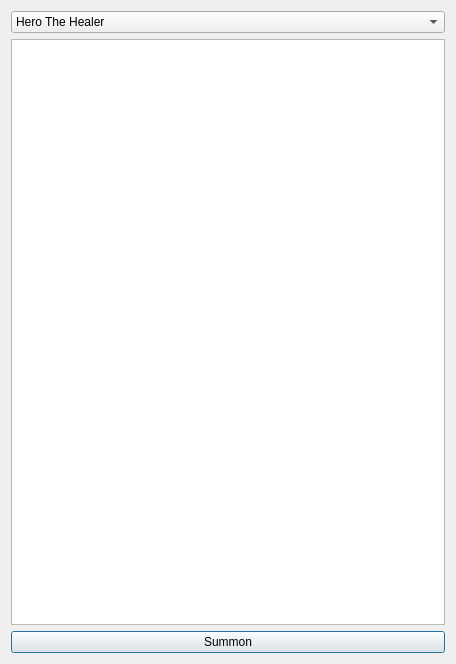
<?xml version="1.0" encoding="UTF-8"?>
<ui version="4.0">
 <class>DialogAddUnit</class>
 <widget class="QDialog" name="DialogAddUnit">
  <property name="geometry">
   <rect>
    <x>0</x>
    <y>0</y>
    <width>456</width>
    <height>664</height>
   </rect>
  </property>
  <property name="windowTitle">
   <string>Summon unit</string>
  </property>
  <layout class="QGridLayout" name="gridLayout">
   <item row="0" column="0">
    <widget class="QComboBox" name="comboBox_Unit">
     <property name="maxVisibleItems">
      <number>30</number>
     </property>
     <item>
      <property name="text">
       <string>Hero The Healer</string>
      </property>
      <property name="icon">
       <iconset resource="../Resources/InteractiveGameTweaker.qrc">
        <normaloff>:/units/Healer.gif</normaloff>:/units/Healer.gif</iconset>
      </property>
     </item>
     <item>
      <property name="text">
       <string>Hero Shuri</string>
      </property>
      <property name="icon">
       <iconset resource="../Resources/InteractiveGameTweaker.qrc">
        <normaloff>:/units/Huntress.gif</normaloff>:/units/Huntress.gif</iconset>
      </property>
     </item>
     <item>
      <property name="text">
       <string>HM Paladins</string>
      </property>
     </item>
    </widget>
   </item>
   <item row="1" column="0">
    <widget class="QGraphicsView" name="graphicsView_Unit">
     <property name="styleSheet">
      <string notr="true">background-image: url(:/images/large_unit_background.gif);</string>
     </property>
     <property name="alignment">
      <set>Qt::AlignLeading|Qt::AlignLeft|Qt::AlignTop</set>
     </property>
    </widget>
   </item>
   <item row="2" column="0">
    <widget class="QPushButton" name="pushButton_Summon">
     <property name="text">
      <string>Summon</string>
     </property>
     <property name="icon">
      <iconset resource="../Resources/InteractiveGameTweaker.qrc">
       <normaloff>:/wizards/Freya.gif</normaloff>:/wizards/Freya.gif</iconset>
     </property>
    </widget>
   </item>
  </layout>
 </widget>
 <resources>
  <include location="../Resources/InteractiveGameTweaker.qrc"/>
 </resources>
 <connections/>
</ui>
